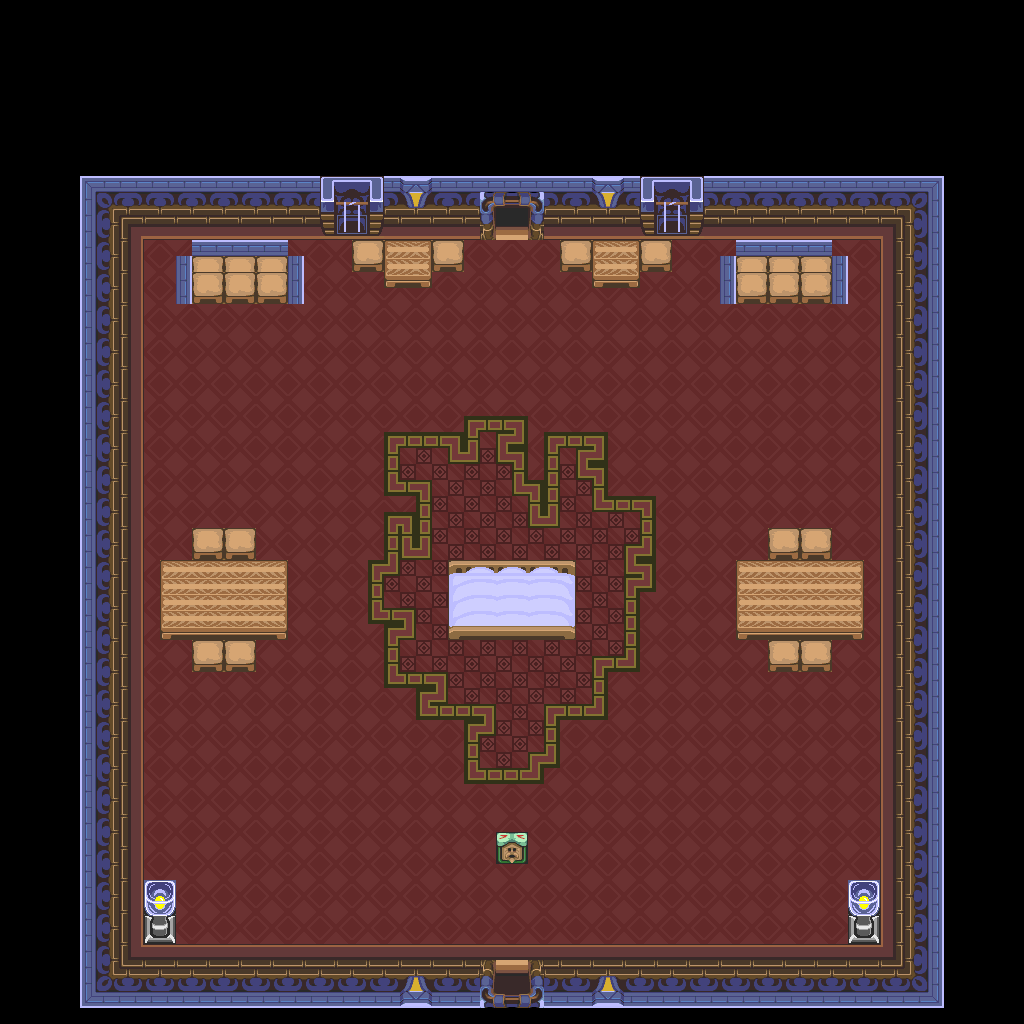

Below is a game level as drawn by its tile map, then a one-line description and the .tmx that defines it (tile-layer data replaced by summaries):
An orthogonal 64x64 tile map with 16x16 px tiles, 1 tile layer (base), 1 hidden layer not drawn and 22 objects.

<map version="1.10" tiledversion="1.12.1" orientation="orthogonal" renderorder="right-down" width="64" height="64" tilewidth="16" tileheight="16" infinite="0" nextlayerid="3" nextobjectid="23">
 <tileset firstgid="1" source="../classiciphone_pics4.tsx" />
 <layer id="1" name="base" width="64" height="64">
  <data>[4096 cells, 4096 non-empty, 141 distinct tile ids]</data>
 </layer>
 <layer id="2" name="collision" width="64" height="64" visible="0">
  <properties><property name="collision" value="true" /></properties>
  <data>[4096 cells, 2044 non-empty, 1 distinct tile ids]</data>
 </layer>
 <objectgroup id="3" name="npcs">
  <object id="1" x="608.0" y="256.0" width="16" height="16">
   <properties>
    <property name="gani" value="book15.png" />
    <property name="script" type="string">-- Auto-converted from GraalScript
-- // NPC made by wazza (Wasteland Souljahs)
-- if (created) {
end
-- if (playertouchsme) {
end</property>
   </properties>
  </object>
  <object id="2" x="96.0" y="832.0" width="16" height="16">
   <properties>
    <property name="gani" value="light2.png" />
    <property name="script" type="string">-- Auto-converted from GraalScript
-- // NPC made by Stefan Knorr
-- if (created) {
-- setimg light2.png;
self.dontblock = true
end
-- [CLIENT-SIDE — server no-op]
-- if (playerenters) {
-- setcoloreffect 0.75,0.07,0.33,0.99;
-- drawaslight;
-- }</property>
   </properties>
  </object>
  <object id="3" x="800.0" y="832.0" width="16" height="16">
   <properties>
    <property name="gani" value="light2.png" />
    <property name="script" type="string">-- Auto-converted from GraalScript
-- // NPC made by Stefan Knorr
-- if (created) {
-- setimg light2.png;
self.dontblock = true
end
-- [CLIENT-SIDE — server no-op]
-- if (playerenters) {
-- setcoloreffect 0.75,0.07,0.33,0.99;
-- drawaslight;
-- }</property>
   </properties>
  </object>
  <object id="4" x="96.0" y="832.0" width="16" height="16">
   <properties>
    <property name="gani" value="light2.png" />
    <property name="script" type="string">-- Auto-converted from GraalScript
-- // NPC made by Stefan Knorr
-- if (created) {
-- setimg light2.png;
self.dontblock = true
end
-- [CLIENT-SIDE — server no-op]
-- if (playerenters) {
-- setcoloreffect 0.75,0.07,0.33,0.99;
-- drawaslight;
-- }</property>
   </properties>
  </object>
  <object id="5" x="800.0" y="832.0" width="16" height="16">
   <properties>
    <property name="gani" value="light2.png" />
    <property name="script" type="string">-- Auto-converted from GraalScript
-- // NPC made by Stefan Knorr
-- if (created) {
-- setimg light2.png;
self.dontblock = true
end
-- [CLIENT-SIDE — server no-op]
-- if (playerenters) {
-- setcoloreffect 0.75,0.07,0.33,0.99;
-- drawaslight;
-- }</property>
   </properties>
  </object>
  <object id="6" x="448.0" y="832.0" width="16" height="16">
   <properties>
    <property name="gani" value="light2.png" />
    <property name="script" type="string">-- Auto-converted from GraalScript
-- // NPC made by Stefan Knorr
-- if (created) {
-- setimg light2.png;
self.dontblock = true
end
-- [CLIENT-SIDE — server no-op]
-- if (playerenters) {
-- setcoloreffect 0.75,0.07,0.33,0.50;
-- drawaslight;
-- }</property>
   </properties>
  </object>
  <object id="7" x="448.0" y="784.0" width="16" height="16">
   <properties>
    <property name="gani" value="light2.png" />
    <property name="script" type="string">-- Auto-converted from GraalScript
-- // NPC made by Stefan Knorr
-- if (created) {
-- setimg light2.png;
self.dontblock = true
end
-- [CLIENT-SIDE — server no-op]
-- if (playerenters) {
-- setcoloreffect 0.75,0.07,0.33,0.50;
-- drawaslight;
-- }</property>
   </properties>
  </object>
  <object id="8" x="448.0" y="736.0" width="16" height="16">
   <properties>
    <property name="gani" value="light2.png" />
    <property name="script" type="string">-- Auto-converted from GraalScript
-- // NPC made by Stefan Knorr
-- if (created) {
-- setimg light2.png;
self.dontblock = true
end
-- [CLIENT-SIDE — server no-op]
-- if (playerenters) {
-- setcoloreffect 0.75,0.07,0.33,0.50;
-- drawaslight;
-- }</property>
   </properties>
  </object>
  <object id="9" x="448.0" y="688.0" width="16" height="16">
   <properties>
    <property name="gani" value="light2.png" />
    <property name="script" type="string">-- Auto-converted from GraalScript
-- // NPC made by Stefan Knorr
-- if (created) {
-- setimg light2.png;
self.dontblock = true
end
-- [CLIENT-SIDE — server no-op]
-- if (playerenters) {
-- setcoloreffect 0.75,0.07,0.33,0.50;
-- drawaslight;
-- }</property>
   </properties>
  </object>
  <object id="10" x="448.0" y="640.0" width="16" height="16">
   <properties>
    <property name="gani" value="light2.png" />
    <property name="script" type="string">-- Auto-converted from GraalScript
-- // NPC made by Stefan Knorr
-- if (created) {
-- setimg light2.png;
self.dontblock = true
end
-- [CLIENT-SIDE — server no-op]
-- if (playerenters) {
-- setcoloreffect 0.75,0.07,0.33,0.50;
-- drawaslight;
-- }</property>
   </properties>
  </object>
  <object id="11" x="448.0" y="592.0" width="16" height="16">
   <properties>
    <property name="gani" value="light2.png" />
    <property name="script" type="string">-- Auto-converted from GraalScript
-- // NPC made by Stefan Knorr
-- if (created) {
-- setimg light2.png;
self.dontblock = true
end
-- [CLIENT-SIDE — server no-op]
-- if (playerenters) {
-- setcoloreffect 0.75,0.07,0.33,0.50;
-- drawaslight;
-- }</property>
   </properties>
  </object>
  <object id="12" x="384.0" y="640.0" width="16" height="16">
   <properties>
    <property name="gani" value="light2.png" />
    <property name="script" type="string">-- Auto-converted from GraalScript
-- // NPC made by Stefan Knorr
-- if (created) {
-- setimg light2.png;
self.dontblock = true
end
-- [CLIENT-SIDE — server no-op]
-- if (playerenters) {
-- setcoloreffect 0.75,0.07,0.33,0.50;
-- drawaslight;
-- }</property>
   </properties>
  </object>
  <object id="13" x="528.0" y="640.0" width="16" height="16">
   <properties>
    <property name="gani" value="light2.png" />
    <property name="script" type="string">-- Auto-converted from GraalScript
-- // NPC made by Stefan Knorr
-- if (created) {
-- setimg light2.png;
self.dontblock = true
end
-- [CLIENT-SIDE — server no-op]
-- if (playerenters) {
-- setcoloreffect 0.75,0.07,0.33,0.50;
-- drawaslight;
-- }</property>
   </properties>
  </object>
  </objectgroup>
</map>
<!-- 9 of 22 objects omitted -->
